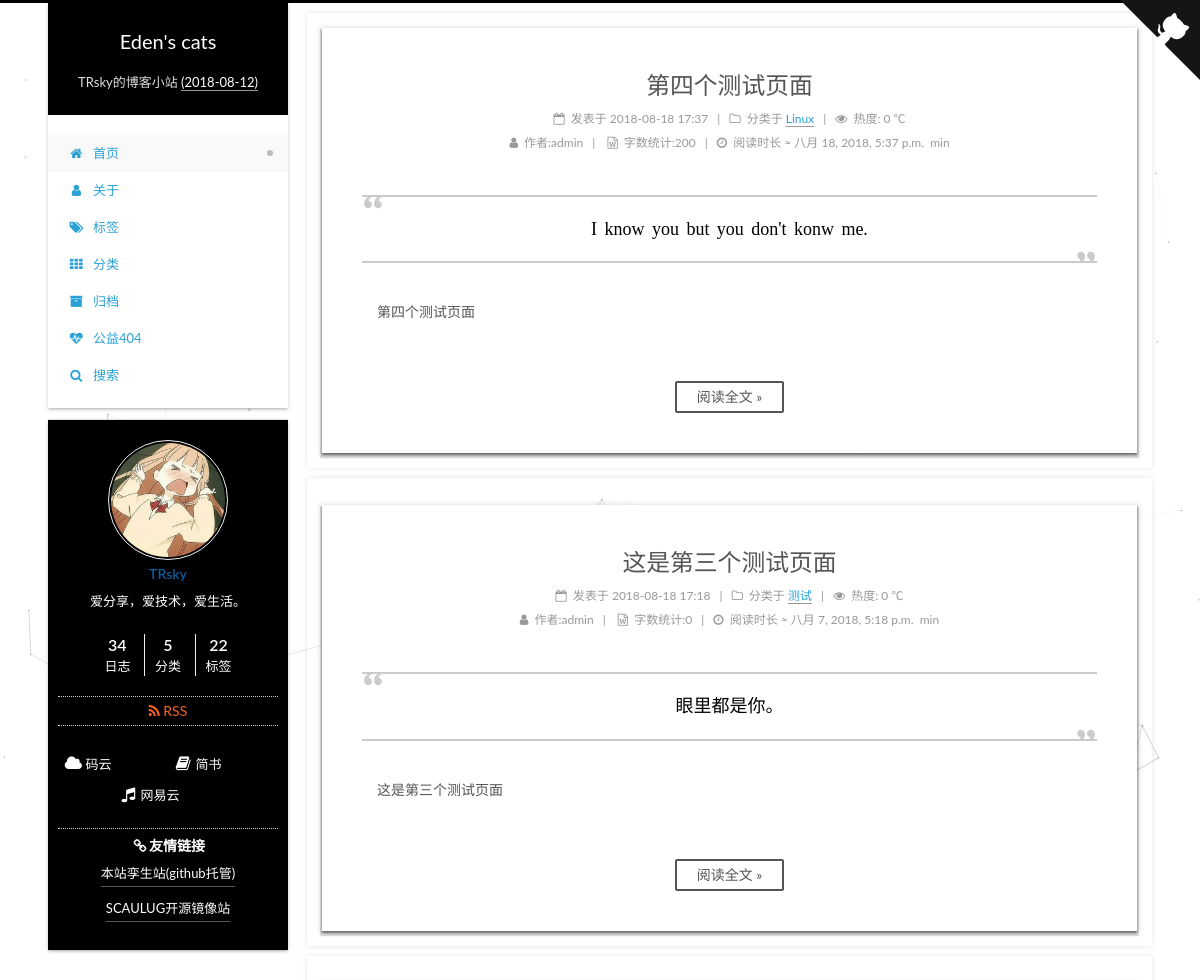
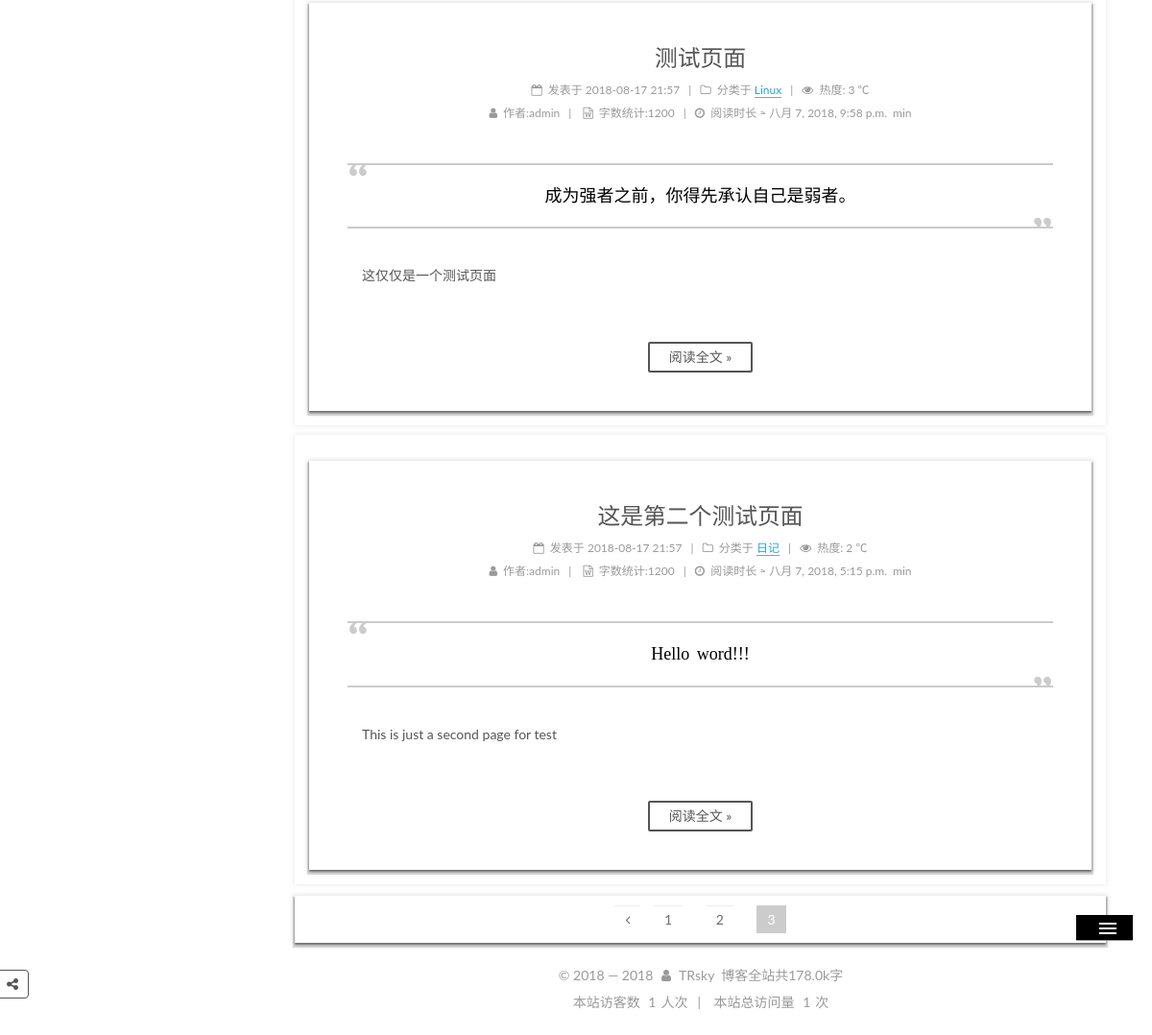
/?page=3, run on the app's committed database (2 pictures, top to bottom).
### apps/blog/models.py (models this page shows, shortened)
class Article(models.Model):
    STATUS_CHOICES = (
        ('draft', '草稿'),
        ('publish', '发表'),
    )
    title = models.CharField(verbose_name='标题', max_length=100)
    content = models.TextField(verbose_name='正文', blank=True, null=True)
    status = models.CharField(verbose_name='文章状态', max_length=10, choices=STATUS_CHOICES, default='publish')
    created_time = models.DateTimeField(verbose_name='创建时间', default=now)
    public_time = models.DateTimeField(verbose_name='发布时间', blank=True, null=True)
    modified_time = models.DateTimeField(verbose_name='修改时间', default=now)
    words = models.PositiveIntegerField(verbose_name='文章字数', default=0)
    time = models.DateTimeField(verbose_name='阅读时长', default=0)
    views = models.PositiveIntegerField(verbose_name='访问量', default=0)
    slogan = models.TextField(verbose_name='标语', blank=True, null=True)
    excerpt = models.CharField(max_length=200, blank=True)
    category = models.ForeignKey(Category, verbose_name='分类', on_delete=models.CASCADE, blank=False, null=False)
    tag = models.ManyToManyField(Tag, verbose_name='标签', blank=True)
    author = models.ForeignKey(User, verbose_name='作者', on_delete=models.CASCADE, blank=False, null=False)
    class Meta:  # 按文章创建日期降序排序
        ordering = ['-public_time']
        verbose_name = '文章'  # 指定后台显示模型名称
        verbose_name_plural = '文章列表'  # 指定后台显示模型复数名称
        db_table = 'article'  # 数据库表
        get_latest_by = 'created_time'

class Category(models.Model):
    name = models.CharField(verbose_name='类别', max_length=100)
    created_time = models.DateField(verbose_name='创建时间', default=now)
    modified_time = models.DateField(verbose_name='修改时间', default=now)
    def __str__(self):
        return self.name
    class Meta:
        ordering = ['name']
        verbose_name = '类别名称'
        verbose_name_plural = '分类列表'
        db_table = 'category'   # 数据库表名

### apps/blog/views.py (the view)
# urls.py: 2. Add a URL to urlpatterns:  path('', views.home, name='home')
def home(request):
    posts = Article.objects.all()   # 获取主页的全部 Article 对象
    paginator = Paginator(posts, settings.PAGE_NUM, 2  )  # 每页显示数量，对应settings.py中的PAGE_NUM
    page = request.GET.get('page')  # 获取URL中page参数的值
    try:
        post_list = paginator.page(page)
    except PageNotAnInteger:
        post_list = paginator.page(1)
    except EmptyPage:
        post_list = paginator.page(paginator.num_pages)
    return render(request, 'home.html', context={'post_list': post_list})

### apps/blog/templatetags/pagetag.py (called while the page is built)
@register.simple_tag
def pagination_pages(curr_page, loop_page):
    offset = abs(curr_page - loop_page)
    if offset < 3:
        if curr_page == loop_page:
            page_element = '<span class="page-number current">%s</span>' % loop_page
        else:
            page_element = ' <a class="page-number" href="?page=%s">%s</a>' % (loop_page, loop_page)
        return format_html(page_element)
    else:
        return ''

### templates/home.html (shortened to what this page needs)
{% extends "base.html" %}
{% load static %}
{% load pagetag %}
{% block content %}
		<div class="content-wrap">
						<div id="content" class="content">
							<section id="posts" class="posts-expand">
                                {% for post in post_list %}
								<article class="post post-type-normal" itemscope="" itemtype="http://schema.org/Article">
									<div class="post-block" style="opacity: 1; display: block;">
										<header class="post-header" style="opacity: 1; display: block; transform: translateY(0px);">
											<h1 class="post-title" itemprop="name headline">
                                                <a class="post-title-link" href="{% url 'detail' id=post.id %}" itemprop="url">
                                                   {{ post.title }}</a></h1>
											    <div class="post-meta">
												<span class="post-time"><span class="post-meta-item-icon"><i class="fa fa-calendar-o"></i></span>
                                                    <span class="post-meta-item-text">发表于</span>
													<time title="创建于" itemprop="dateCreated datePublished" datetime="2018-01-17T00:15:31+08:00">
														{{ post.public_time|date:'Y-m-d H:i'}}
													</time>
                                                </span>
                                                <span class="post-category"><span class="post-meta-divider">|</span>
                                                <span class="post-meta-item-icon"><i class="fa fa-folder-o"></i></span>
                                                <span class="post-meta-item-text">分类于</span>
                                                <span itemprop="about" itemscope="" itemtype="http://schema.org/Thing">
                                                    <a href="/categories/Django-Xadmin打造在线教育平台/" itemprop="url" rel="index">
                                                        <span itemprop="name">{{ post.category }}</span></a></span>
                                                </span>
                                                <span id="{% url 'detail' id=post.id %} " class="leancloud_visitors" data-flag-title="{{ post.title }}">
                                                    <span class="post-meta-divider">|</span><span class="post-meta-item-icon">
                                                    <i class="fa fa-eye"></i></span> <span class="post-meta-item-text">热度:</span>
                                                <span class="leancloud-visitors-count">{{ post.views }}</span> <span>℃</span>
                                                </span>
												<div class="post-wordcount">
                                                    <span class="post-meta-item-icon"><i class="fa fa-user"></i> </span>
                                                    <span class="post-meta-item-text">作者:</span><span title="作者">{{ post.author }}</span>
                                                    <span class="post-meta-divider">|</span>
													<span class="post-meta-item-icon"><i class="fa fa-file-word-o"></i></span >
                                                    <span class="post-meta-item-text">字数统计:</span><span title="字数统计">{{ post.words }}</span>
                                                    <span class="post-meta-divider">|</span><span class="post-meta-item-icon">
                                                    <i class="fa fa-clock-o"></i></span>
                                                    <span class="post-meta-item-text">阅读时长 ≈</span><span title="阅读时长"> {{ post.time }} &nbsp;min</span>
												</div>
											</div>
										</header>
										<div class="post-body" itemprop="articleBody" style="opacity: 1; display: block; transform: translateY(0px);">
											<blockquote class="blockquote-center">
												<p>
													{{ post.slogan }}
												</p>
											</blockquote>
											<div class="note">
												{{ post.content|striptags|truncatechars:300 }}
											</div>
											<div class="post-button text-center">
												<a class="btn" href="{ % url 'detail' id=post.id % }" rel="contents">阅读全文 »</a>
											</div>
										</div><div></div><div></div>
									</div>
								</article>
								{% endfor %}
							</section>
                                <nav class="pagination" style="opacity: 1; display: block;">
                                {% if post_list.object_list and post_list.paginator.num_pages > 1 %}
                                    {% if post_list.has_previous %}
                                          <a class="extend next" rel="next" href="?page={{ post_list.previous_page_number }}"><i class="fa fa-angle-left"></i></a>
                                        {% endif %}
                                    {% for pg in post_list.paginator.page_range %}
                                       {% pagination_pages post_list.number pg %}
                                    {% endfor %}
                                {% endif %}
							</nav>
						</div>
					</div>
        {% include "leftSidebar.html" %}
{% endblock %}

### static/css/style.css (style rules this page uses)
html * { -webkit-font-smoothing: antialiased; -moz-osx-font-smoothing: grayscale; }
*, *:after, *:before { -webkit-box-sizing: border-box; -moz-box-sizing: border-box; box-sizing: border-box; }

### data on the page
Article: title "第四个测试页面", public_time "2018-08-18 17:37", category "Linux", views "0", author "admin", words "200", time "八月 18, 2018, 5:37 p.m.", slogan "I know you but you don't konw me.", content "第四个测试页面"
Article: title "这是第三个测试页面", public_time "2018-08-18 17:18", category "测试", views "0", author "admin", words "0", time "八月 7, 2018, 5:18 p.m.", slogan "眼里都是你。", content "这是第三个测试页面"
Article: title "测试页面", public_time "2018-08-17 21:57", category "Linux", views "3", author "admin", words "1200", time "八月 7, 2018, 9:58 p.m.", slogan "成为强者之前，你得先承认自己是弱者。", content "这仅仅是一个测试页面"
Article: title "这是第二个测试页面", public_time "2018-08-17 21:57", category "日记", views "2", author "admin", words "1200", time "八月 7, 2018, 5:15 p.m.", slogan "Hello word!!!", content "This is just a second page for test"
